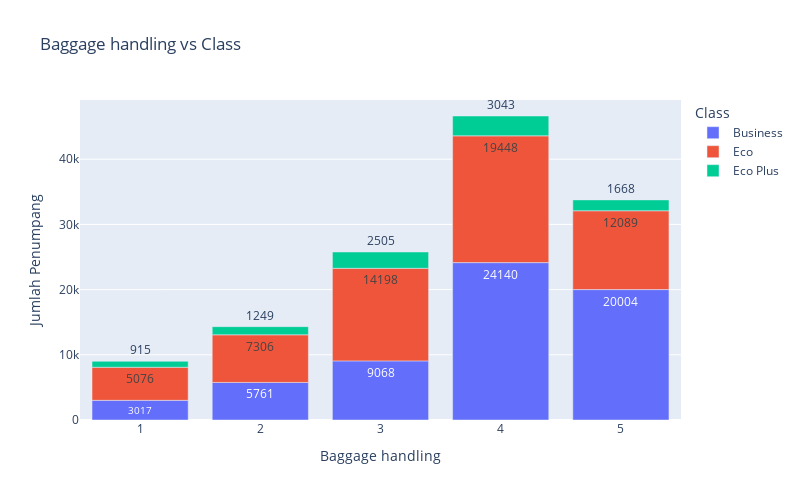

The notebook cell saved with this chart:
### Code cell
df_baggage = df_merge.groupby(['Baggage handling', 'Class']).size().reset_index(name='Jumlah')

fig_bar_baggage = px.bar(df_baggage, x='Baggage handling', y='Jumlah', color='Class', title='Baggage handling vs Class', 
                      labels={'Baggage handling': 'Baggage handling', 'Jumlah': 'Jumlah Penumpang'}, text='Jumlah')
fig_bar_baggage.update_layout(width=800, height=500)
fig_bar_baggage.show()

### Figure 1 — Plotly figure (JSON) as saved in the notebook; plotly's stock layout.template omitted (floating-point values rounded to 4 significant figures)
{"data": [{"alignmentgroup": "True", "hovertemplate": "Class=Business<br>Baggage handling=%{x}<br>Jumlah Penumpang=%{text}<extra></extra>", "legendgroup": "Business", "marker": {"color": "#636efa", "pattern": {"shape": ""}}, "name": "Business", "offsetgroup": "Business", "orientation": "v", "showlegend": true, "text": [3017, 5761, 9068, 24140, 20004], "textposition": "auto", "type": "bar", "x": [1, 2, 3, 4, 5], "xaxis": "x", "y": [3017, 5761, 9068, 24140, 20004], "yaxis": "y"}, {"alignmentgroup": "True", "hovertemplate": "Class=Eco<br>Baggage handling=%{x}<br>Jumlah Penumpang=%{text}<extra></extra>", "legendgroup": "Eco", "marker": {"color": "#EF553B", "pattern": {"shape": ""}}, "name": "Eco", "offsetgroup": "Eco", "orientation": "v", "showlegend": true, "text": [5076, 7306, 14198, 19448, 12089], "textposition": "auto", "type": "bar", "x": [1, 2, 3, 4, 5], "xaxis": "x", "y": [5076, 7306, 14198, 19448, 12089], "yaxis": "y"}, {"alignmentgroup": "True", "hovertemplate": "Class=Eco Plus<br>Baggage handling=%{x}<br>Jumlah Penumpang=%{text}<extra></extra>", "legendgroup": "Eco Plus", "marker": {"color": "#00cc96", "pattern": {"shape": ""}}, "name": "Eco Plus", "offsetgroup": "Eco Plus", "orientation": "v", "showlegend": true, "text": [915, 1249, 2505, 3043, 1668], "textposition": "auto", "type": "bar", "x": [1, 2, 3, 4, 5], "xaxis": "x", "y": [915, 1249, 2505, 3043, 1668], "yaxis": "y"}], "layout": {"barmode": "relative", "height": 500, "legend": {"title": {"text": "Class"}, "tracegroupgap": 0}, "title": {"text": "Baggage handling vs Class"}, "width": 800, "xaxis": {"anchor": "y", "domain": [0, 1], "title": {"text": "Baggage handling"}}, "yaxis": {"anchor": "x", "domain": [0, 1], "title": {"text": "Jumlah Penumpang"}}}}
